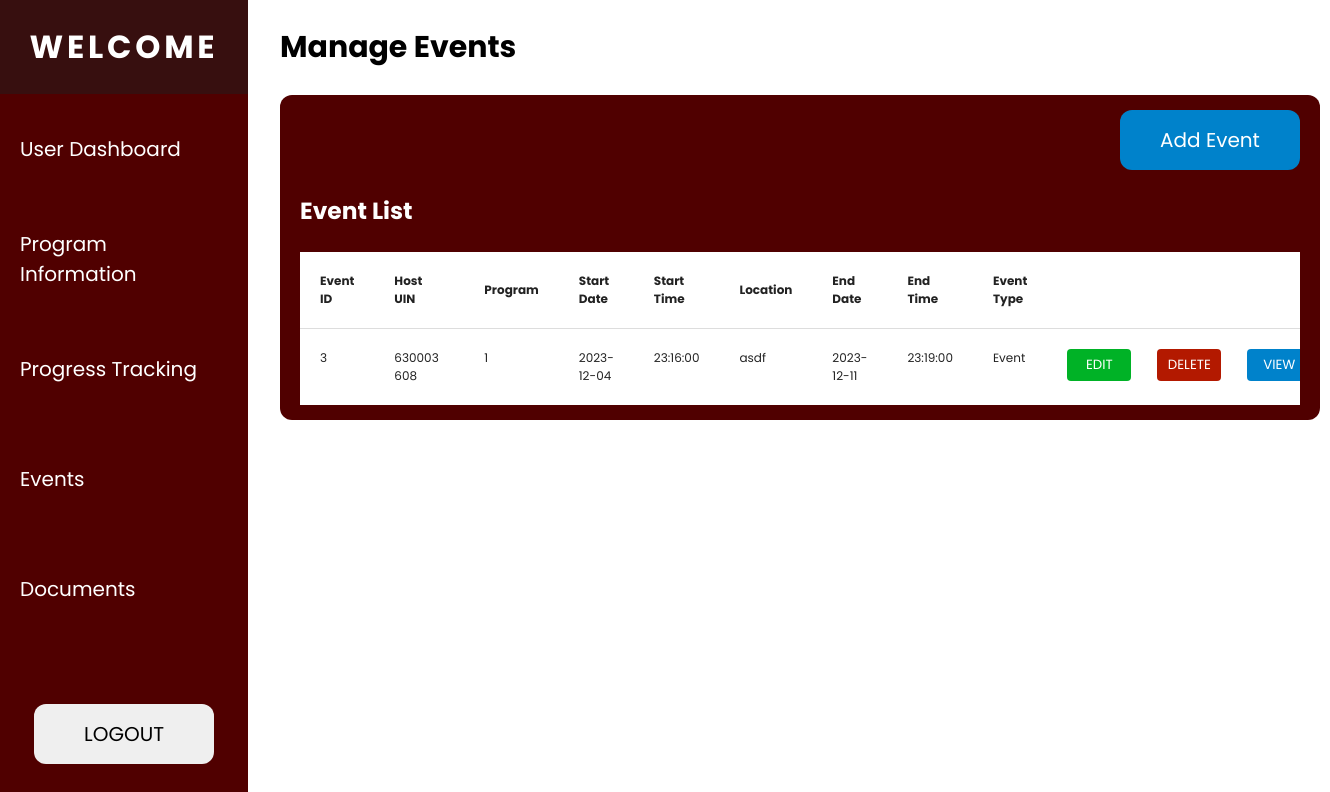
The page /pages/event_admin.php (signed in) on the database as committed earlier.
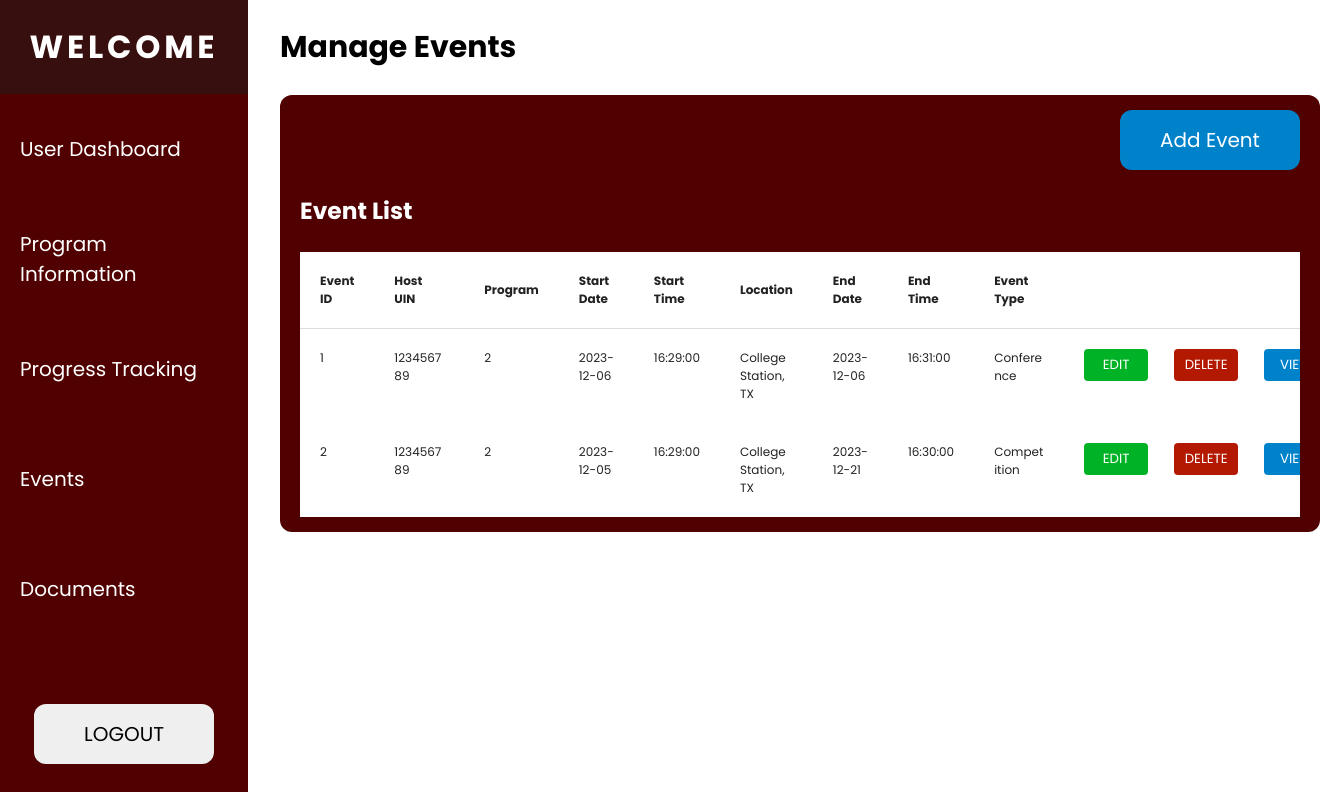
The same page on the database as committed later.
### tables this page shows
CREATE TABLE `event` (
  `Event_Id` int(11) NOT NULL,
  `UIN` int(11) NOT NULL,
  `Program_Num` int(11) NOT NULL,
  `Start_Date` date NOT NULL,
  `Start_Time` time NOT NULL,
  `Location` varchar(255) NOT NULL,
  `End_Date` date NOT NULL,
  `End_Time` time NOT NULL,
  `Event_Type` varchar(255) NOT NULL
);

### pages/event_admin.php (the view, shortened to what this page needs)
<?php include '../assets/user_admin_header.php';
include '../assets/navbar.php';
include_once '../includes/dbh.inc.php';
?>
<div class="main-container margin-left-280">
    <div class="header">
        <h2>Manage Events</h2>
    </div>
    <div class="table-wrapper">
    <div class="flex flex-col align-end min-width-180">
        <button class="add-btn" id="open-event-modal">Add Event</button>
    </div>
        <h3>Event List</h3>
        <?php
            $stmt = $conn->prepare("SELECT * FROM event");
            $stmt->execute();
            $result = $stmt->get_result();
        ?>
        <div class="table-container">
            <table id="eventTable">
                <thead>
                    <tr>
                        <th>Event ID</th>
                        <th>Host UIN</th>
                        <th>Program</th>
                        <th>Start Date</th>
                        <th>Start Time</th>
                        <th>Location</th>
                        <th>End Date</th>
                        <th>End Time</th>
                        <th>Event Type</th>
                        <th class="hidden">.</th>
                        <th class="hidden">.</th>
                        <th class="hidden">.</th>
                    </tr>
                </thead>
                <tbody>
                    <?php
                    if(mysqli_num_rows($result) > 0) {
                        while($row = mysqli_fetch_assoc($result)) {
                            ?>
                            <tr>
                                <td><?php echo $row['Event_Id']; ?></td>
                                <td><?php echo $row['UIN']; ?></td>
                                <td><?php echo $row['Program_Num']; ?></td>
                                <td><?php echo $row['Start_Date']; ?></td>
                                <td><?php echo $row['Start_Time']; ?></td>
                                <td><?php echo $row['Location']; ?></td>
                                <td><?php echo $row['End_Date']; ?></td>
                                <td><?php echo $row['End_Time']; ?></td>
                                <td><?php echo $row['Event_Type']; ?></td>
                                <td>
                                    <form action="edit_event_admin.php" method="POST">
                                        <button type="submit" name="edit_btn" class="table-btn edit-btn">EDIT</button>
                                    </form>
                                </td>
                                <td>
                                    <form action="../includes/process_event.php" method="POST">
                                        <button type="submit" name="delete_btn" class="table-btn delete-btn">DELETE</button>
                                    </form>
                                </td>
                                <td>
                                    <form action="view_event_tracking.php" method="POST">
                                        <button type="submit" name="view_btn" class="table-btn view-btn">VIEW</button>
                                    </form>
                                </td>
                            </tr>
                            <?php
                        }
                    } else {
                        $_SESSION['error'] = "No events found in the database";
                    }
                    ?>
                </tbody>
            </table>
        </div>
    </div>
</div>

### assets/user_admin_header.php (shortened to what this page needs)
<!DOCTYPE html>
<html>
    <head>
        <link rel="stylesheet" href="../css/navbar.css">
        <link rel="stylesheet" href="../css/modal.css">
        <link rel="stylesheet" href="../css/style.css">
    </head>
    <body>

### assets/navbar.php (shortened to what this page needs)
<nav class="navbar">
        <ul class="navbar-nav">
            <li class="welcome-wrapper">
                <a href="../pages/admin_dashboard.php" class="welcome">WELCOME</a>
            </li>
        <li class="nav-item">
            <a href="../pages/user_admin.php" class="nav-link" >User Dashboard</a>
        </li>
        <li class="nav-item">
            <a href="../pages/program_management.php" class="nav-link">Program Information</a>
        </li>
        <li class="nav-item">
            <a href="#" class="nav-link">Progress Tracking</a>
        </li>
        <li class="nav-item">
            <a href="../pages/event_admin.php" class="nav-link">Events</a>
        </li>
        <li class="nav-item">
            <a href="../pages/documents_admin.php" class="nav-link">Documents</a>
        </li>
        <li class="nav-item">
            <div class="btn-wrapper">
                <form action="../includes/logout.php" method="post">
                    <button type="submit" class="logout-btn">LOGOUT</button>
                </form>
            </div>
    </ul>
</nav>

### css/navbar.css (style rules this page uses)
body { margin: 0; padding: 0; font-family: 'Poppins', sans-serif; }
.navbar { margin: 0; padding: 0; position: fixed; top: 0; width: 248px; height: 100vh; background-color: #500000; }
.welcome { font-weight: bold; font-size: 32px; text-decoration: none; color: white; }
.welcome-wrapper { height: 94px; width: 100%; display: flex; flex-direction: column; align-items: center; justify-content: center; background: rgba(30, 30, 30, 0.50); letter-spacing: 0.3ch; }
.navbar-nav { list-style: none; padding: 0; margin: 0; display: flex; flex-direction: column; align-items: center; height: 100%; font-size: 20px; }
.nav-item { width: 100%; }
.nav-link { text-decoration: none; display: flex; align-items: center; height: 70px; color: white; padding: 20px; }
.btn-wrapper { top: 100%; position: relative; width: 100%; display: flex; flex-direction: column; align-items: center; justify-content: flex-end; }
.logout-btn { border: none; font-family: 'Poppins', sans-serif; width: 180px; height: 60px; border-radius: 12px; display: flex; align-items: center; justify-content: center; font-size: 20px; }

### css/modal.css (style rules this page uses)
* { font-family: 'Poppins', sans-serif; }

### css/style.css (style rules this page uses)
.main-container { margin: 0; padding: 0; font-family: 'Poppins', sans-serif; font-size: 20px; color: black; }
.margin-left-280 { margin-left: 280px; }
.add-btn { border: none; font-family: 'Poppins', sans-serif; width: 180px; height: 60px; border-radius: 12px; display: flex; align-items: center; justify-content: center; font-size: 20px; background-color: #0082CB; color: white; transition: 0.1s; cursor: pointer }
.header { display: flex; justify-content: space-between; align-items: center; padding-right: 35px; }
.table-wrapper { background-color: #500000; padding: 15px 20px; margin-right: 35px; border-radius: 12px; color: white; min-width: 1000px; }
.min-width-180 { min-width: 180px; }
.flex { display: flex; }
.flex-col { flex-direction: column; }
.align-end { align-items: flex-end; }
a { text-decoration: none; }
table { border-collapse: collapse; width: 100%; }
td, th { text-align: left; font-size: 12px; background-color: white; padding: 20px; color: #222222; }
th { border-bottom: 1px solid #ddd; }
.hidden { color: white; }
.table-container { overflow-x: auto; max-width: 1600px; }
.table-btn { width: 64px; height: 32px; padding: 6px 12px; color: #fff; border: none; border-radius: 4px; cursor: pointer; transition: 0.1s; display: flex; justify-content: center; }
.edit-btn { background-color: #00B226; text-align: center }
.delete-btn { background-color: #B31900; text-align: center }
.view-btn { background-color: #0082CB; }
.table-container table td { word-wrap: break-word; white-space: normal; vertical-align: top; max-width: 50px; }

Rows that differ between the two databases and show on the page:
removed event: Event_Id "3", UIN "630003608", Program_Num "1", Start_Date "2023-12-04", Start_Time "23:16:00", Location "asdf", End_Date "2023-12-11", End_Time "23:19:00", Event_Type "Event"
added event: Event_Id "1", UIN "123456789", Program_Num "2", Start_Date "2023-12-06", Start_Time "16:29:00", Location "College Station, TX", End_Date "2023-12-06", End_Time "16:31:00", Event_Type "Conference"
added event: Event_Id "2", UIN "123456789", Program_Num "2", Start_Date "2023-12-05", Start_Time "16:29:00", Location "College Station, TX", End_Date "2023-12-21", End_Time "16:30:00", Event_Type "Competition"
